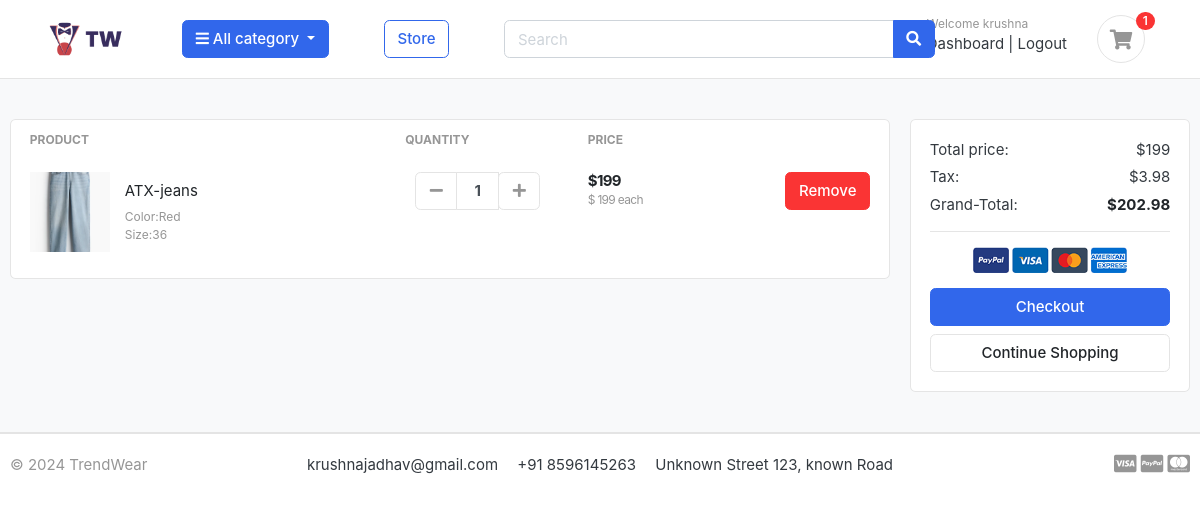
Screenshot of /cart/ (signed in) with the database file from the repository.
### accounts/models.py (models this page shows, shortened)
class Account(AbstractBaseUser):
    first_name   = models.CharField(max_length=50)
    last_name    = models.CharField(max_length=50)
    username     = models.CharField(max_length=50,unique=True)
    email        = models.EmailField(max_length=100,unique=True)
    phone_number = models.CharField(max_length=50)
    date_joined   = models.DateTimeField(auto_now_add=True)
    last_login    = models.DateTimeField(auto_now_add=True)
    is_admin      = models.BooleanField(default=False)
    is_staff      = models.BooleanField(default=False)
    is_active     = models.BooleanField(default=False)
    is_superadmin = models.BooleanField(default=False)
    USERNAME_FIELD = 'email'
    REQUIRED_FIELDS =['username','first_name','last_name']
    objects=MyAccountManager()

### cart/models.py (models this page shows, shortened)
class CartItem(models.Model):
    user = models.ForeignKey(Account,on_delete=models.CASCADE,null=True)
    product=models.ForeignKey(Product,on_delete=models.CASCADE)
    variation = models.ManyToManyField(Variation,blank=True)
    cart = models.ForeignKey(Cart,on_delete=models.CASCADE,null=True)
    quantity=models.IntegerField()
    is_active=models.BooleanField(default=True)
    def sub_total(self):
        return self.product.price * self.quantity

### store/models.py (models this page shows, shortened)
class Product(models.Model):
    product_name  =models.CharField(max_length=200,unique=True)
    slug          =models.SlugField(max_length=200,unique=True)
    description   =models.TextField(max_length=500,blank=True)
    price         =models.IntegerField()
    images        =models.ImageField(upload_to='photos/products')
    stock         =models.IntegerField()
    is_available  =models.BooleanField(default=True)
    category      =models.ForeignKey(Category,on_delete=models.CASCADE)
    created_date  =models.DateTimeField(auto_now_add=True)
    modified_date =models.DateTimeField(auto_now=True)
    def get_url(self):
        return reverse('product_detail',args=[self.category.slug,self.slug])

class Variation(models.Model):
    product   = models.ForeignKey(Product,on_delete=models.CASCADE)
    variation_category = models.CharField(max_length=100,choices=variation_category_choice)
    variation_value  = models.CharField(max_length=100)
    is_active  = models.BooleanField(default=True)
    created_date  = models.DateTimeField(auto_now=True)
    objects = VariationManager()

### cart/views.py (the view)
# urls.py: path('cart/',include('cart.urls')),
def cart(request,total=0,quantity=0,cart_item=None):
    try:
        tax=0
        grand_total=0
        cart_items=[]
        if request.user.is_authenticated:
            cart_items=CartItem.objects.filter(user=request.user,is_active=True)
        else:
            cart=Cart.objects.get(cart_id=_cart_id(request))
            cart_items=CartItem.objects.filter(cart=cart,is_active=True)
        for cart_item in cart_items:
            total += (cart_item.product.price * cart_item.quantity )
            quantity+=cart_item.quantity
        tax =(2*total)/100
        grand_total = total + tax
    except ObjectDoesNotExist:
        pass
    context  = {
        'total':total,
        'quantity':quantity,
        'cart_items':cart_items,
        'tax':tax,
        'grand_total':grand_total
    }
    return render(request,'store/cart.html',context)

### EK_app/context_processors.py (called while the page is built)
def menu_links(request):
    links = Category.objects.all()
    return dict(links=links)

### EK_app/models.py (called while the page is built)
    def get_url(self):
        return reverse('products_by_category',args=[self.slug])

### cart/context_processors.py (called while the page is built)
def counter(request):
    cart_count=0
    if 'admin' in request.path:
        return {}
    else:
        try:
            cart=Cart.objects.filter(cart_id=_cart_id(request))
            if request.user.is_authenticated:
                cart_items = CartItem.objects.all().filter(user=request.user)
            else:
                cart_items = CartItem.objects.all().filter(cart=cart[:1])
            for cart_item in cart_items:
                cart_count  += cart_item.quantity
        except Cart.DoesNotExist:
            cart_count=0
    return dict(cart_count=cart_count)

### cart/views.py (called while the page is built)
def _cart_id(request):
    cart=request.session.session_key
    if not cart:
        cart=request.session.create()
    return cart

### EK_app/templates/store/cart.html (shortened to what this page needs)
{% extends "base.html" %}
{% load static %}
{% block content %}
<section class="section-content padding-y bg">
    <div class="container">
    {% if not cart_items%}
        <h2 class="text-center">Your Shopping Cart is Empty</h2>
        <br>
        <div class="text-center">
            <a href="{% url "storev" %}" class="btn btn-primary">Continue Shopping</a>
        </div>
    {%else%}
    <div class="row">
        <aside class="col-lg-9">
    <div class="card">
    <table class="table table-borderless table-shopping-cart">
    <thead class="text-muted">
    <tr class="small text-uppercase">
      <th scope="col">Product</th>
      <th scope="col" width="120">Quantity</th>
      <th scope="col" width="120">Price</th>
      <th scope="col" class="text-right" width="200"> </th>
    </tr>
    </thead>
    <tbody>
    {% for cart_item in cart_items  %}
    <tr>
        <td>
            <figure class="itemside align-items-center">
                <div class="aside"><img src="{{ cart_item.product.images.url}}" class="img-sm"></div>
                <figcaption class="info">
                    <a href="{{ cart_item.product.get_url }}" class="title text-dark">{{cart_item.product.product_name }}</a>
                    <p class="text-muted small">
                        {% if cart_item.variation.all %}
                         {% for item in cart_item.variation.all  %}
                          {{item.variation_category| capfirst}}:{{item.variation_value | capfirst}} <br>
                         {% endfor %}
                        {% endif %}
                    </p>
                </figcaption>
            </figure>
        </td>
        <td>
                        <div class="col">
                            <div class="input-group input-spinner">
                                <div class="input-group-prepend">
                                <a href="{% url 'remove_cart' cart_item.product.id cart_item.id  %}" class="btn btn-light" type="button" id="button-plus"> <i class="fa fa-minus"></i> </a>
                                </div>
                                <input type="text" class="form-control"  value="{{cart_item.quantity}}">
                                <div class="input-group-append">
                                <form action="{% url 'add_cart' cart_item.product.id  %}" method='POST'>
                                    <button  class="btn btn-light" type="submit" id="button-minus"> <i class="fa fa-plus"></i> </button>
                                </form>
                                </div>
                            </div>
                        </div>
        </td>
        <td>
            <div class="price-wrap">
                <var class="price">${{ cart_item.sub_total }}</var>
                <small class="text-muted">$ {{cart_item.product.price}} each </small>
            </div>
        </td>
        <td class="text-right">
        <a href="{% url 'remove_cart_item' cart_item.product.id cart_item.id  %}" onclick="return confirm('Are you sure you want to delete this item')" class="btn btn-danger"> Remove</a>
        </td>
    </tr>
    {% endfor %}
    </tbody>
    </table>
    </div>
        </aside>
        <aside class="col-lg-3">
            <div class="card">
            <div class="card-body">
                <dl class="dlist-align">
                  <dt>Total price:</dt>
                  <dd class="text-right">${{ total }}</dd>
                </dl>
                <dl class="dlist-align">
                  <dt>Tax:</dt>
                  <dd class="text-right"> ${{ tax }}</dd>
                </dl>
                <dl class="dlist-align">
                  <dt>Grand-Total:</dt>
                  <dd class="text-right text-dark b"><strong>${{ grand_total }}</strong></dd>
                </dl>
                <hr>
                <p class="text-center mb-3">
                    <img src="{% static "./images/misc/payments.png" %}" height="26">
                </p>
                <a href="{% url "checkout" %}" class="btn btn-primary btn-block"> Checkout </a>
                <a href="{% url "storev" %}" class="btn btn-light btn-block">Continue Shopping</a>
            </div>
            </div>
    </aside>
    </div>
    {%endif%}
    </div>
    </section>
{% endblock content %}

### EK_app/templates/includes/navbar.html (shortened to what this page needs)
{% load static %}
<header class="section-header">
    <section class="header-main border-bottom">
        <div class="container-fluid">
    <div class="row align-items-center">
        <div class="">
            <a href="/" class="brand-wrap">
                <img class="logo ml-5 mr-5"  src="{% static "./images/logo1.png" %}" >
            </a>
        </div>
        <div class="col-lg col-sm col-md col-6 flex-grow-0">
            <div class="category-wrap dropdown d-inline-block float-right">
                <button type="button" class="btn btn-primary dropdown-toggle" data-toggle="dropdown">
                    <i class="fa fa-bars"></i> All category
                </button>
            </div>
        </div>
        <a href="{% url "storev" %}" class="btn btn-outline-primary ml-5">Store</a>
        <div class="col-lg  col-md-6 col-sm-12 col">
            <form action="{% url "search" %}" class="search" method='GET'>
                <div class="input-group w-70 ml-5 ">
                    <input type="text" class="form-control" style="width:60%;" placeholder="Search" name="keyword">
                    <div class="input-group-append">
                      <button class="btn btn-primary " type="submit">
                        <i class="fa fa-search"></i>
                      </button>
                    </div>
                </div>
            </form>
        </div>
        <div class="col-lg-3 col-sm-6 col-8 order-2 order-lg-3">
                    <div class="d-flex justify-content-end mb-3 mb-lg-0">
                        {% if user.id is None %}
                        <div class="widget-header mr-4">
                            <small class="title text-muted">Welcome guest!</small>
                            <div>
                                <a href="{% url 'login' %}">Sign in</a> <span class="dark-transp"> | </span>
                                <a href="{% url 'register' %}"> Register</a>
                            </div>
                        </div>
                        {% else %}
                        <div class="widget-header">
                            <small class="title text-muted">Welcome {{user.first_name}}</small>
                            <div>
                                <a href="{% url "dashboard" %}">Dashboard</a> <span class="dark-transp"> | </span>
                                <a href="{% url 'logout' %}">Logout</a>
                            </div>
                        </div>
                        {% endif %}
                        <a href="{% url "cart" %}" class="widget-header pl-3 ml-3">
                            <div class="icon icon-sm rounded-circle border mr-5"><i class="fa fa-shopping-cart"></i></div>
                            <span class="badge badge-pill badge-danger notify mr-5">{{ cart_count }}</span>
                        </a>
                    </div>
                </div>
    </div>
        </div>
    </section>
    </header>

### EK_app/static/css/style.css (style rules this page uses)
* { padding: 0; margin: 0; }

### EK_app/static/css/ui.css (style rules this page uses)
html { font-family: "Inter", sans-serif; font-size: 15px; }
.price-wrap { letter-spacing: -0.7px; }
.icon-xs, .icon-sm, .icon-md, .icon-lg { display: inline-block; text-align: center; flex-shrink: 0; flex-grow: 0; }
.icon-sm { width: 48px; height: 48px; line-height: 48px !important; font-size: 20px; }
.img-xs, .img-sm, .img-md, .img-lg { -o-object-fit: cover; object-fit: cover; flex-shrink: 0; flex-grow: 0; }
.img-sm { width: 80px; height: 80px; }
.padding-y { padding-top: 40px; padding-bottom: 40px; }
var { font-style: normal; }
figure { margin-bottom: 0; }
.bg { background-color: #f8f9fa; }
.b { font-weight: 600; }
p:last-child { margin-bottom: 0; }
.header-main { position: relative; padding-top: 1rem; padding-bottom: 1rem; }
.brand-wrap .logo, .navbar-brand .logo { margin-right: 7px; max-height: 42px; display: inline-block; }
.widget-header { display: inline-block; vertical-align: middle; position: relative; }
.widget-header a { color: #343a40; }
.widget-header i { color: #969696; }
.widget-header .title { display: block; }
.widget-header .notify { position: absolute; top: -3px; right: -10px; }
.btn-light { background-color: #fff; border-color: #e4e4e4; }
.btn-light i { color: #969696; }
.itemside { position: relative; display: flex; width: 100%; }
.itemside .aside { position: relative; flex-shrink: 0; }
.itemside .info { padding-left: 15px; padding-right: 7px; }
.itemside p { margin-bottom: 0; }
.itemside .title { display: block; margin-bottom: 5px; color: #212529; }
[class*=dlist-] { margin-bottom: 5px; }
[class*=dlist-] dd { margin-bottom: 0; }
.dlist-align { display: flex; }
.dlist-align dt { width: 150px; word-wrap: break-word; font-weight: normal; }
.dlist-align dd { flex-grow: 1; }
.notify { position: absolute; top: -4px; right: -10px; display: inline-block; padding: 0.25em 0.6em; font-size: 12px; line-height: 1; text-align: center; border-radius: 3rem; color: #fff; background-color: #fa3434; }
.price { font-weight: 600; color: #212529; }
.input-spinner { width: 125px; flex-wrap: nowrap; display: inline-flex; vertical-align: middle; }
.input-spinner input.form-control { text-align: center; max-width: 46px; font-weight: bold; flex-basis: 46px; border-color: #e4e4e4; flex-grow: 0; }
.input-spinner .btn { width: 42px; text-align: center; padding-left: 0.5rem; padding-right: 0.5rem; }
.table-shopping-cart.table td, .table-shopping-cart.table th { padding-left: 1.25rem; padding-right: 1.25rem; }
.table-shopping-cart .price-wrap { line-height: 1.2; }
.table-shopping-cart .price { font-weight: bold; margin-right: 5px; display: block; }

### rows the page displays
Account: first_name "krushna"
CartItem: product.images (picture), product.product_name "ATX-jeans", quantity "1", sub_total "199", product.price "199"
Variation: variation_category "Color", variation_value "Red"
Variation: variation_category "Size", variation_value "36"

### other values shown
{{ cart_count }} "1"
{{ total }} "199"
{{ tax }} "3.98"
{{ grand_total }} "202.98"
